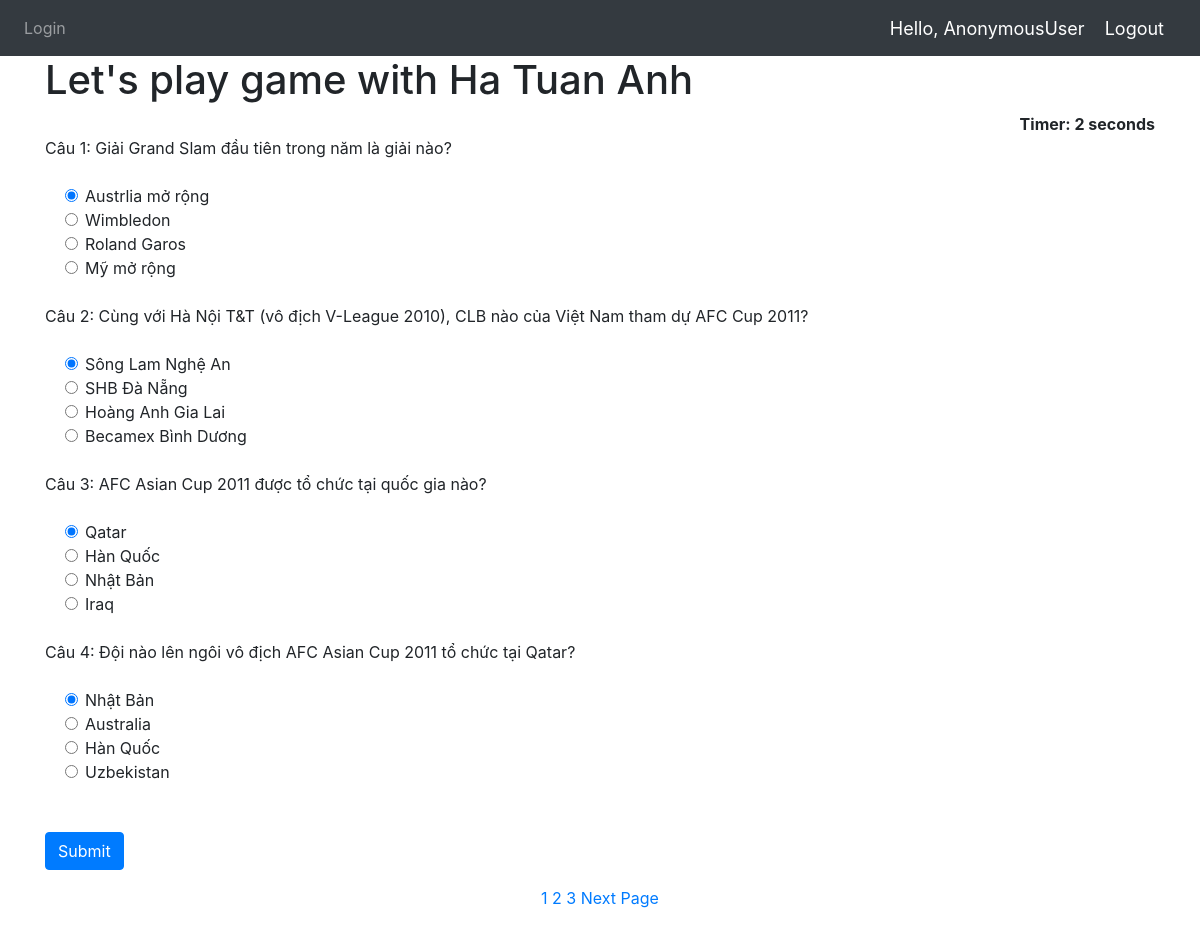
/home/, run on the app's committed database.
### Quiz/models.py (models this page shows, shortened)
class QuesModel(models.Model):
    question = models.CharField(max_length=200,null=True)
    op1 = models.CharField(max_length=200,null=True)
    op2 = models.CharField(max_length=200,null=True)
    op3 = models.CharField(max_length=200,null=True)
    op4 = models.CharField(max_length=200,null=True)
    ans = models.CharField(max_length=200,null=True)

### Quiz/views.py (the view)
# urls.py: 2. Add a URL to urlpatterns:  path('', views.home, name='home')
def home(request):
    if request.method == 'POST':
        print(request.POST)
        questions=QuesModel.objects.all()
        score=0
        wrong=0
        correct=0
        total=0
        for q in questions:
            total+=1
            print(request.POST.get(q.question))
            print(q.ans)
            print()
            if q.ans ==  request.POST.get(q.question):
                score+=10
                correct+=1
            else:
                wrong+=1
        percent = score/(total*10) *100
        context = {
            'score':score,
            'time': request.POST.get('timer'),
            'correct':correct,
            'wrong':wrong,
            'percent':percent,
            'total':total
        }
        return render(request,'Quiz/result.html',context)
    else:
        questions=QuesModel.objects.all()
        paginator = Paginator(questions,4)
        pageNumber = request.GET.get('page')
        try:
            questions = paginator.page(pageNumber)
        except PageNotAnInteger:
            questions = paginator.page(1)
        except EmptyPage:
            questions = paginator.page(paginator.num_pages)
        context = {
            'questions':questions
        }
        return render(request,'Quiz/home.html',context)

### Quiz/templates/Quiz/home.html (shortened to what this page needs)
{% extends 'Quiz/dependencies.html' %}
{% block content %}
{% load static %}
<div class="container ">
<h1>Let's play game with Ha Tuan Anh</h1>
<div align="right " id="displaytimer"><b>Timer: 0 seconds</b></div>
 <form method='post' action=''>
    {% for q  in questions%}
    <div class="form-group">
      <label for="question">{{q.question}}</label>
    </div>
    <div class="form-check">
        <div class="form-check">
            <input class="form-check-input" type="radio" name="{{q.question}}" id="gridRadios1" value="option1" checked>
            <label class="form-check-label" for="gridRadios1">
                {{q.op1}}
            </label>
        </div>
        <div class="form-check">
            <input class="form-check-input" type="radio" name="{{q.question}}" id="gridRadios2" value="option2">
            <label class="form-check-label" for="gridRadios2">
                {{q.op2}}
            </label>
        </div>
        <div class="form-check">
            <input class="form-check-input" type="radio" name="{{q.question}}" id="gridRadios1" value="option3">
            <label class="form-check-label" for="gridRadios1">
                {{q.op3}}
            </label>
        </div>
        <div class="form-check">
            <input class="form-check-input" type="radio" name="{{q.question}}" id="gridRadios2" value="option4">
            <label class="form-check-label" for="gridRadios2">
                {{q.op4}}
            </label>
        </div>
        <br>
    </div>
    {% endfor %}
    <br>
    <button type="submit" class="btn btn-primary">Submit</button>
  </form>
</div>
<div class="text_page">
{% for num in questions.paginator.page_range %}
    {% if questions.number == num %}
        <a href="?page= {{ num }}">{{ num }}</a>
    {% elif num > questions.number|add:'-3' and num < questions.number|add:'3' %}
        <a href="?page= {{ num }}">{{ num }}</a>
    {% endif %}
{% endfor %}
{% if questions.has_next %}
    <a href="?page= {{ questions.next_page_number }}">Next Page</a>
{% endif %}
</div>
{% endblock %}

### Quiz/templates/Quiz/dependencies.html (shortened to what this page needs)
{% load static %}
<html>
    <head>
        <link rel="stylesheet" href="https://stackpath.bootstrapcdn.com/bootstrap/4.5.0/css/bootstrap.min.css">
    </head>
    <body>
        {% include 'Quiz/navbar.html' %}
        {% block content %}
        {% endblock %}
        <br>
    </body>
</html>

### Quiz/templates/Quiz/navbar.html (shortened to what this page needs)
{% load static %}
<nav class="navbar navbar-expand-lg navbar-dark bg-dark">
  <div class="collapse navbar-collapse" id="navbarNav">
    <ul class="navbar-nav">
      <li class="nav-item">
        <a class="nav-link" href="{% url 'login' %}">Login</a>
      </li>
    </ul>
  </div>
  <span class="greet">Hello, {{request.user}}</span>
  <span ><a  class="greet" href="{% url 'logout' %}">Logout</a></span>
</nav>

### Quiz/templates/Quiz/navbar.html (style rules this page uses)
.greet { font-size: 18px; color: #fff; margin-right: 20px; }

### Quiz/templates/Quiz/home.html (style rules this page uses)
.text_page { text-align: center; }

### data on the page
QuesModel: question "Câu 1: Giải Grand Slam đầu tiên trong năm là giải nào?", op1 "Austrlia mở rộng", op2 "Wimbledon", op3 "Roland Garos", op4 "Mỹ mở rộng"
QuesModel: question "Câu 2: Cùng với Hà Nội T&T (vô địch V-League 2010), CLB nào của Việt Nam tham dự AFC Cup 2011?", op1 "Sông Lam Nghệ An", op2 "SHB Đà Nẵng", op3 "Hoàng Anh Gia Lai", op4 "Becamex Bình Dương"
QuesModel: question "Câu 3: AFC Asian Cup 2011 được tổ chức tại quốc gia nào?", op1 "Qatar", op2 "Hàn Quốc", op3 "Nhật Bản", op4 "Iraq"
QuesModel: question "Câu 4: Đội nào lên ngôi vô địch AFC Asian Cup 2011 tổ chức tại Qatar?", op1 "Nhật Bản", op2 "Australia", op3 "Hàn Quốc", op4 "Uzbekistan"

### other printed values
{{ request.user }} "AnonymousUser"
{{ num }} "1"
{{ num }} "2" "3"
